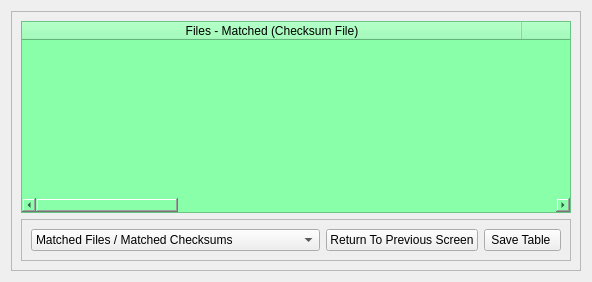
          <widget class="QWidget" name="page03_02">
           <layout class="QGridLayout" name="gridLayout_15">
            <item row="0" column="0">
             <widget class="QFrame" name="frame03_06">
              <property name="frameShape">
               <enum>QFrame::StyledPanel</enum>
              </property>
              <property name="frameShadow">
               <enum>QFrame::Raised</enum>
              </property>
              <layout class="QGridLayout" name="gridLayout_14">
               <item row="0" column="0">
                <widget class="QTableWidget" name="tableWidget_matchedFiles01">
                 <property name="styleSheet">
                  <string notr="true">background-color: rgb(137, 255, 170);</string>
                 </property>
                 <property name="editTriggers">
                  <set>QAbstractItemView::AnyKeyPressed|QAbstractItemView::DoubleClicked|QAbstractItemView::EditKeyPressed|QAbstractItemView::SelectedClicked</set>
                 </property>
                 <property name="dragDropMode">
                  <enum>QAbstractItemView::NoDragDrop</enum>
                 </property>
                 <property name="defaultDropAction">
                  <enum>Qt::CopyAction</enum>
                 </property>
                 <property name="selectionMode">
                  <enum>QAbstractItemView::MultiSelection</enum>
                 </property>
                 <property name="horizontalScrollMode">
                  <enum>QAbstractItemView::ScrollPerPixel</enum>
                 </property>
                 <property name="sortingEnabled">
                  <bool>true</bool>
                 </property>
                 <attribute name="horizontalHeaderDefaultSectionSize">
                  <number>500</number>
                 </attribute>
                 <attribute name="horizontalHeaderShowSortIndicator" stdset="0">
                  <bool>true</bool>
                 </attribute>
                 <attribute name="horizontalHeaderStretchLastSection">
                  <bool>true</bool>
                 </attribute>
                 <column>
                  <property name="text">
                   <string>Files - Matched (Checksum File)</string>
                  </property>
                 </column>
                 <column>
                  <property name="text">
                   <string>Checksums - Matched (Checksum File)</string>
                  </property>
                 </column>
                 <column>
                  <property name="text">
                   <string>Files - Matched (From Disk)</string>
                  </property>
                 </column>
                 <column>
                  <property name="text">
                   <string>Checksums - Matched (From Disk)</string>
                  </property>
                 </column>
                </widget>
               </item>
               <item row="2" column="0">
                <widget class="QFrame" name="frame03_07">
                 <property name="frameShape">
                  <enum>QFrame::StyledPanel</enum>
                 </property>
                 <property name="frameShadow">
                  <enum>QFrame::Raised</enum>
                 </property>
                 <layout class="QHBoxLayout" name="horizontalLayout_6">
                  <item>
                   <widget class="QComboBox" name="comboBox_verifyTableViews01">
                    <property name="currentIndex">
                     <number>0</number>
                    </property>
                    <item>
                     <property name="text">
                      <string>Matched Files / Matched Checksums</string>
                     </property>
                    </item>
                    <item>
                     <property name="text">
                      <string>Unmatched Files / Matched Checksums</string>
                     </property>
                    </item>
                    <item>
                     <property name="text">
                      <string>Unmatched Files / Unmatched Checksums</string>
                     </property>
                    </item>
                    <item>
                     <property name="text">
                      <string>New Unmatched Files / Unmatched Checksums</string>
                     </property>
                    </item>
                   </widget>
                  </item>
                  <item>
                   <widget class="QPushButton" name="pushButton_returnToVerify01">
                    <property name="text">
                     <string>Return To Previous Screen</string>
                    </property>
                   </widget>
                  </item>
                  <item>
                   <widget class="QToolButton" name="toolButton_saveTable01">
                    <property name="sizePolicy">
                     <sizepolicy hsizetype="Preferred" vsizetype="Preferred">
                      <horstretch>0</horstretch>
                      <verstretch>0</verstretch>
                     </sizepolicy>
                    </property>
                    <property name="text">
                     <string>Save Table </string>
                    </property>
                    <property name="popupMode">
                     <enum>QToolButton::InstantPopup</enum>
                    </property>
                   </widget>
                  </item>
                 </layout>
                </widget>
               </item>
              </layout>
             </widget>
            </item>
           </layout>
          </widget>
